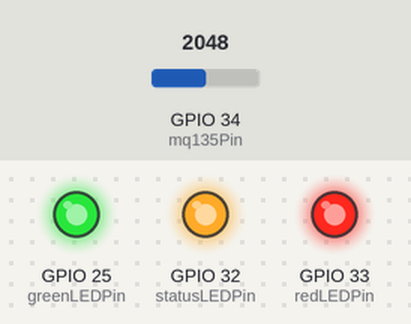
A sketch run on a simulated ESP32. Parts: output pins drawn as LEDs (lit = HIGH). Inputs (shaded band) come from the test bench; at power-on: GPIO 34 (mq135Pin) = 2048. WiFi joins after 1.5 s; servers stay silent unless stated.

Above: at 0.1 s.
At 1.9 s:
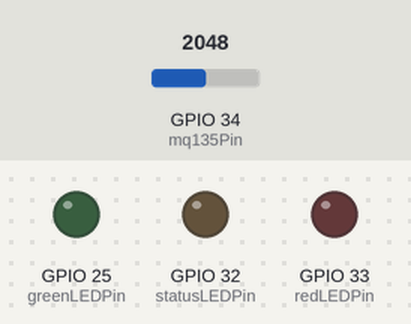
Timing chart, 0 to 3.4 s (numbered marks = the images above):
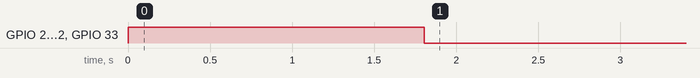

The sketch:

air_quality_monitor.ino
```cpp
#include <BlynkSimpleEsp32.h>

#define PRODUTION

const static uint8_t statusLEDPin = 32;
const static uint8_t redLEDPin = 33;
const static uint8_t greenLEDPin = 25;

const static uint8_t mq135Pin = 34;

static bool enabledAllLED = false;

const static char* BLYNK_AUTH_TOKEN = "tIW1UQph5va1fvtjtCzuFWd3sr5cm1qT";
const static char* ssid = "";
const static char* password = "";

static BlynkTimer timer;

static void turnOnStatusLED(void) {
  digitalWrite(statusLEDPin, HIGH);
}

static void turnOffStatusLED(void) {
  digitalWrite(statusLEDPin, LOW);
}

static void turnOnRedLED(void) {
  digitalWrite(redLEDPin, HIGH);
}

static void turnOffRedLED(void) {
  digitalWrite(redLEDPin, LOW);
}

static void turnOnGreenLED(void) {
  digitalWrite(greenLEDPin, HIGH);
}

static void turnOffGreenLED(void) {
  digitalWrite(greenLEDPin, LOW);
}

static bool isPpmOverCriticalLimit(float ppm) {
  const float ppm_critical_limit = 2000.0f;
  return (ppm >= ppm_critical_limit);
}

static bool isPpmBad(float ppm) {
  const float ppm_bad = 800.0f;
  return (ppm >= ppm_bad);
}

static void checkAirQuality(float ppm = -1.0) {
  static float _ppm = 0;

  if (ppm > 0) {
    _ppm = ppm;
  }

  if (enabledAllLED) {
    if (isPpmOverCriticalLimit(_ppm)) {
      turnOnRedLED();
      turnOnGreenLED();
    } else if (isPpmBad(_ppm)) {
      turnOnRedLED();
      turnOffGreenLED();
    } else {
      turnOffRedLED();
      turnOnGreenLED();
    }
  }
}
static void timerEvent(void) {
  static uint32_t count = 0;
  const float ppm = analogRead(mq135Pin) ;


  checkAirQuality(ppm);
  Blynk.virtualWrite(V0, (int)ppm);


  if(count<=1024){
    #ifndef PRODUTION
    Serial.print(ppm);
    Serial.println(", ");
    count++;

#endif
  }
}

static void two_minute_delay_to_allow_sensor_to_warm_up(void) {
  const uint32_t two_minute = 1000 * 60 * 2;
  delay(two_minute);
}

static bool is_connected_to_bylnk_server(void) {
  return Blynk.connected();
}

void setup(void) {

#ifndef PRODUTION
  Serial.begin(115200);
  Serial.println("Starting up");
#endif

  pinMode(statusLEDPin, OUTPUT);
  pinMode(greenLEDPin, OUTPUT);
  pinMode(redLEDPin, OUTPUT);

  turnOnRedLED();
  turnOnGreenLED();
  turnOnStatusLED();

  const uint32_t one_second = 1000;

  Blynk.begin(BLYNK_AUTH_TOKEN, ssid, password);
  timer.setInterval(one_second/10, timerEvent);

  turnOffRedLED();
  turnOffGreenLED();
  turnOffStatusLED();

  two_minute_delay_to_allow_sensor_to_warm_up();
}

BLYNK_WRITE(V1) {
  if (param.asInt()) {
    enabledAllLED = true;
    checkAirQuality();
  } else {
    enabledAllLED = false;
    turnOffRedLED();
    turnOffGreenLED();
    turnOffStatusLED();
  }
}

static void run_blynk(void) {
  if (is_connected_to_bylnk_server()) {
    Blynk.run();
    if (enabledAllLED == true) {
      turnOnStatusLED();
    }
  } else {
    turnOffStatusLED();
  }
}

void loop(void) {
  run_blynk();
  timer.run();
}
```
